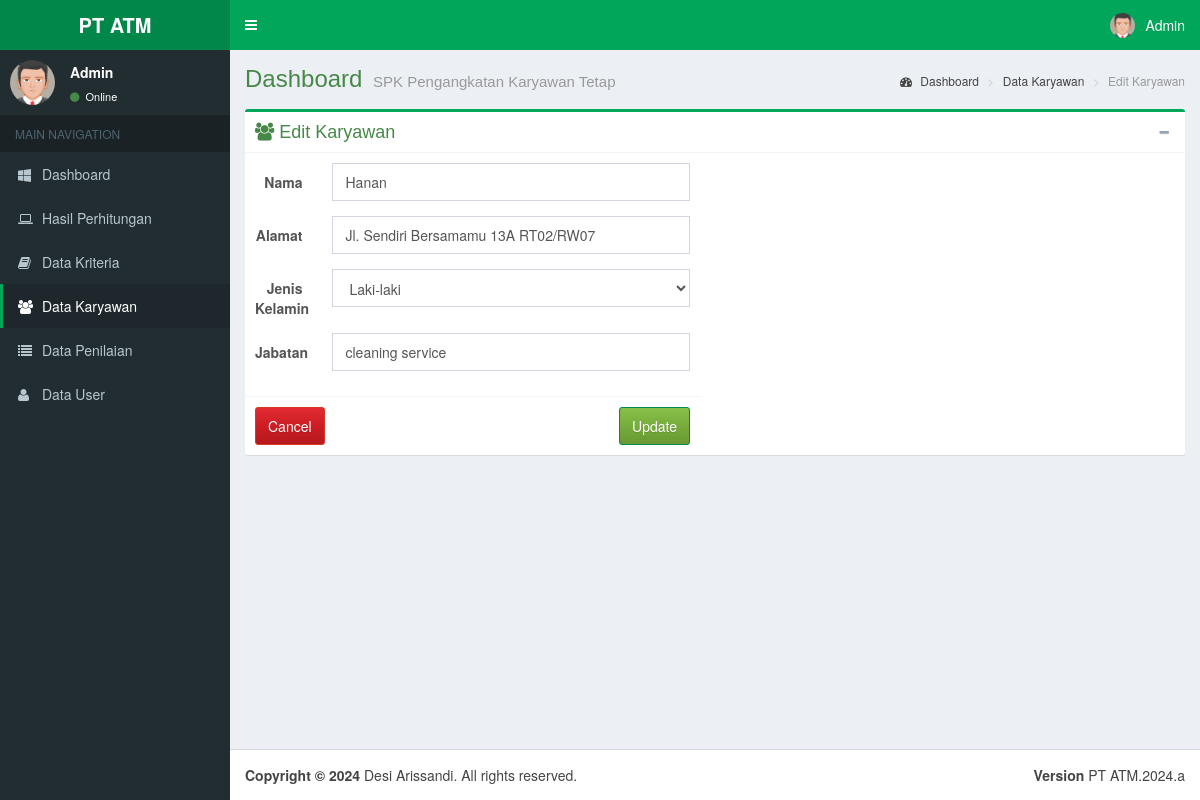
The app's page /edit-karyawan.php?id=1 (signed in) with its own data.
### tables this page shows
CREATE TABLE IF NOT EXISTS `karyawan` (
  `id_karyawan` int(11) NOT NULL AUTO_INCREMENT,
  `nama` varchar(100) NOT NULL,
  `alamat` varchar(255) NOT NULL,
  `jenis_kelamin` varchar(10) NOT NULL,
  `jabatan` varchar(50) NOT NULL,
  PRIMARY KEY (`id_karyawan`)
);

### edit-karyawan.php (the view, shortened to what this page needs)
<?php
	include 'dbconf.php';
?>
<!DOCTYPE html>
<html>
<head>
  <link rel="stylesheet" href="lte/bootstrap/css/bootstrap.min.css">
  <link rel="stylesheet" href="lte/plugins/datepicker/datepicker3.css">
  <link rel="stylesheet" href="lte/dist/css/font-awesome.min.css">
  <link rel="stylesheet" href="lte/dist/css/ionicons.min.css">
  <link rel="stylesheet" href="lte/dist/css/AdminLTE.min.css">
  <link rel="stylesheet" href="lte/dist/css/skins/_all-skins.min.css">
	<link rel="stylesheet" type="text/css" href="assets/jquery.fancybox.css?v=2.1.5" media="screen" />
	<link rel="stylesheet" type="text/css" href="assets/helpers/jquery.fancybox-buttons.css?v=1.0.5" />
	<link rel="stylesheet" type="text/css" href="assets/helpers/jquery.fancybox-thumbs.css?v=1.0.7" />
</head>
<body class="hold-transition fixed skin-green sidebar-mini">
<div class="wrapper">
  <header class="main-header">
    <a href="#" class="logo">
      <span class="logo-lg"><b><?php echo $_SESSION['judul'];?></b></span>
    </a>
    <nav class="navbar navbar-static-top">
      <a href="#" class="sidebar-toggle" data-toggle="offcanvas" role="button">
      </a>
      <div class="navbar-custom-menu">
        <ul class="nav navbar-nav">
          <li class="dropdown user user-menu">
            <a href="#" class="dropdown-toggle" data-toggle="dropdown">
              <img src="<?php echo $_SESSION['foto'];?>" class="user-image" alt="User Image">
              <span class="hidden-xs"><?php echo ucwords($_SESSION['user']);?></span>
            </a>
          </li>
        </ul>
      </div>
    </nav>
  </header>
  <aside class="main-sidebar">
    <section class="sidebar">
      <div class="user-panel">
        <div class="pull-left image">
          <img src="<?php echo $_SESSION['foto'];?>" class="img-circle" alt="User Image">
        </div>
        <div class="pull-left info">
          <p><?php echo ucwords($_SESSION['user']);?></p>
          <a href="#"><i class="fa fa-circle text-success"></i> Online</a>
        </div>
      </div>
      <ul class="sidebar-menu">
        <li class="header">MAIN NAVIGATION</li>
        <li>
          <a href="dashboard-ui.php">
            <i class="fa fa-windows"></i> <span>Dashboard</span>
          </a>
        </li>
		<li>
          <a href="hasil.php">
            <i class="fa fa-laptop"></i> <span>Hasil Perhitungan</span>
          </a>
        </li>
		<?php if($_SESSION['level']=='admin'){?>
		<li>
          <a href="kriteria.php">
            <i class="fa fa-book"></i> <span>Data Kriteria</span>
          </a>
        </li>
		<li class="active">
          <a href="karyawan.php">
            <i class="fa fa-users"></i> <span>Data Karyawan</span>
          </a>
        </li>
		<li>
          <a href="penilaian.php">
            <i class="fa fa-list"></i> <span>Data Penilaian</span>
          </a>
        </li>
		<li>
          <a href="user.php">
            <i class="fa fa-user"></i> <span>Data User</span>
          </a>
        </li>
		<?php } ?>
      </ul>
    </section>
  </aside>
  <div class="content-wrapper">
    <section class="content-header">
      <h1 class="text-success">
        Dashboard
        <small><?php echo $_SESSION['desc'];?></small>
      </h1>
      <ol class="breadcrumb">
        <li><a href="dashboard-ui.php"><i class="fa fa-dashboard"></i> Dashboard</a></li>
        <li><a href="karyawan.php">Data Karyawan</a></li>
        <li class="active">Edit Karyawan</li>
      </ol>
    </section>
    <section class="content">
      <div class="box box-success">
        <div class="box-header with-border">
          <h3 class="box-title text-success"><i class="fa fa-users"> </i> Edit Karyawan</h3>
          <div class="box-tools pull-right">
            <button type="button" class="btn btn-box-tool" data-widget="collapse" data-toggle="tooltip" title="Collapse">
              <i class="fa fa-minus"></i></button>
          </div>
        </div>
            <form class="form-horizontal" enctype="multipart/form-data" method="post" action="proses-edit-karyawan.php?id=<?php echo $_GET['id'];?>">
              <div class="row">
			   <div class="col-lg-6 col-xs-12">
			  <div class="box-body">
					<?php
						$result = $mysqli->query("SELECT *  FROM `karyawan` WHERE `id_karyawan` = ".$_GET['id']."");
							while ($row = $result->fetch_assoc()) {
					?>
                <div class="form-group">
                  <label for="nama" class="col-sm-2 control-label">Nama</label>
                  <div class="col-sm-10">
                    <input type="text" class="form-control" name="nama" id="nama" value="<?php echo $row['nama'];?>" placeholder="Nama Karyawan" required />
                  </div>
                </div>
				<div class="form-group">
                  <label for="alamat" class="col-sm-2 control-label">Alamat</label>
                  <div class="col-sm-10">
                    <input type="text" class="form-control" name="alamat" id="alamat" value="<?php echo $row['alamat'];?>" placeholder="Alamat" required />
                  </div>
                </div>
				<div class="form-group">
                  <label for="jenis_kelamin" class="col-sm-2 control-label">Jenis Kelamin</label>
                  <div class="col-sm-10">
					<select class="form-control" name="jenis_kelamin" id="jenis_kelamin">
						<option value='laki-laki' <?php if($row['jenis_kelamin']=='laki-laki') echo "selected"?>>Laki-laki</option>
					</select>
                  </div>
                </div>
				<div class="form-group">
                  <label for="jabatan" class="col-sm-2 control-label">Jabatan</label>
                  <div class="col-sm-10">
                    <input type="text" class="form-control" name="jabatan" id="jabatan" value="<?php echo $row['jabatan'];?>" placeholder="Jabatan" required />
                  </div>
                </div>
              </div>
              <div class="box-footer">
				<a type="button" class="btn btn-danger" href="karyawan.php">Cancel</a>
                <button type="submit" class="btn btn-success pull-right">Update</button>
              </div>
							<?php } ?>
			  </div>
		  </div>
            </form>
      </div>
    </section>
  </div>
  <footer class="main-footer">
    <div class="pull-right hidden-xs">
      <b>Version</b> <?php echo $_SESSION['judul'].".".date('Y').".a"?>
    </div>
    <strong>Copyright &copy; <?php echo date('Y');?></strong> <?php echo $_SESSION['creator']?>. All rights
    reserved.
  </footer>
</div>
</body>
</html>

### records on screen
karyawan: nama "Hanan", alamat "Jl. Sendiri Bersamamu 13A RT02/RW07", jenis_kelamin "Laki-laki", jabatan "cleaning service"

### other values on screen
$_SESSION['judul'] "PT ATM"
$_SESSION['user'] "Admin"
$_SESSION['desc'] "SPK Pengangkatan Karyawan Tetap"
$_SESSION['creator'] "Desi Arissandi"
